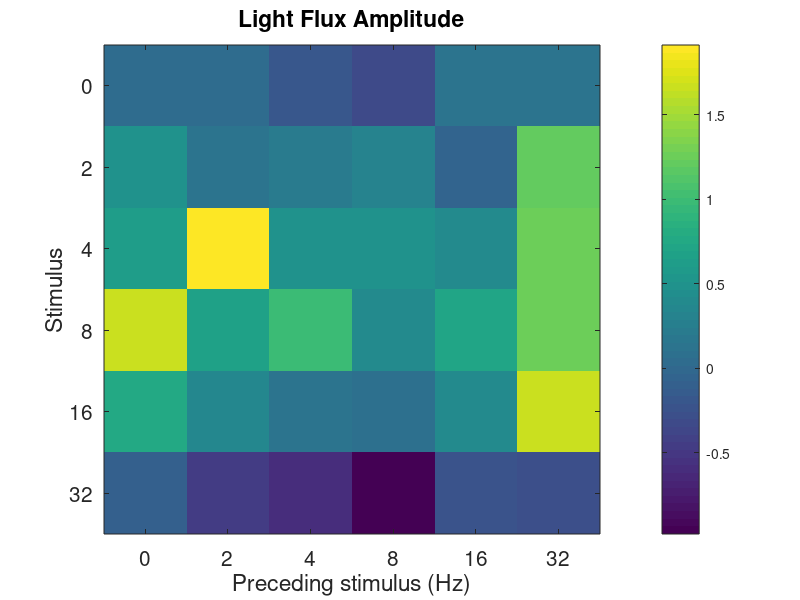
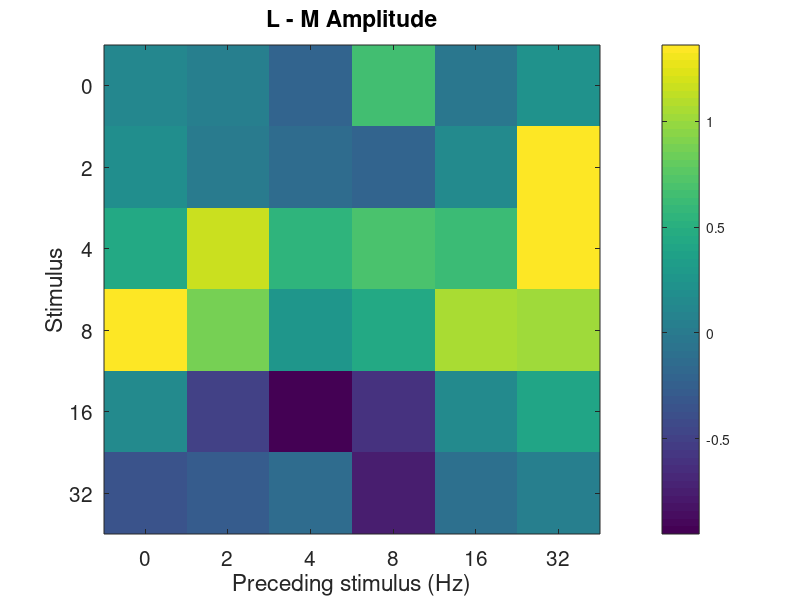
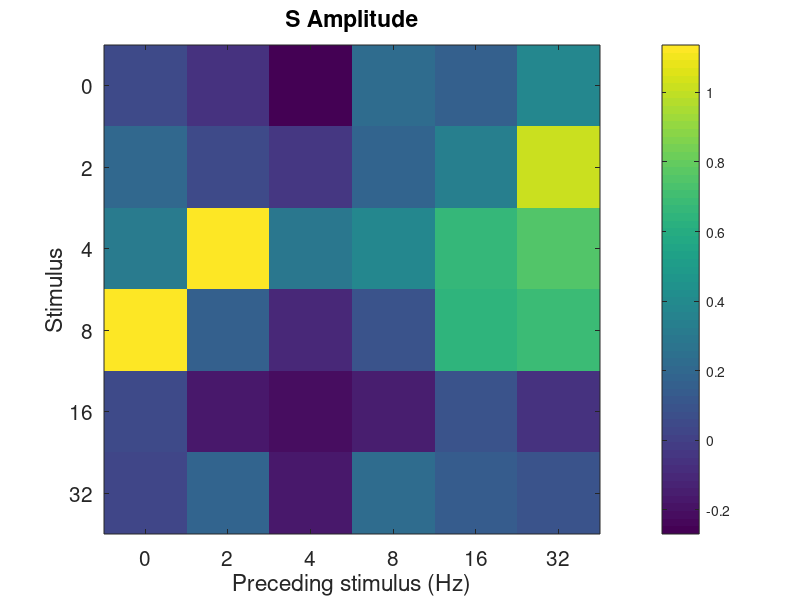
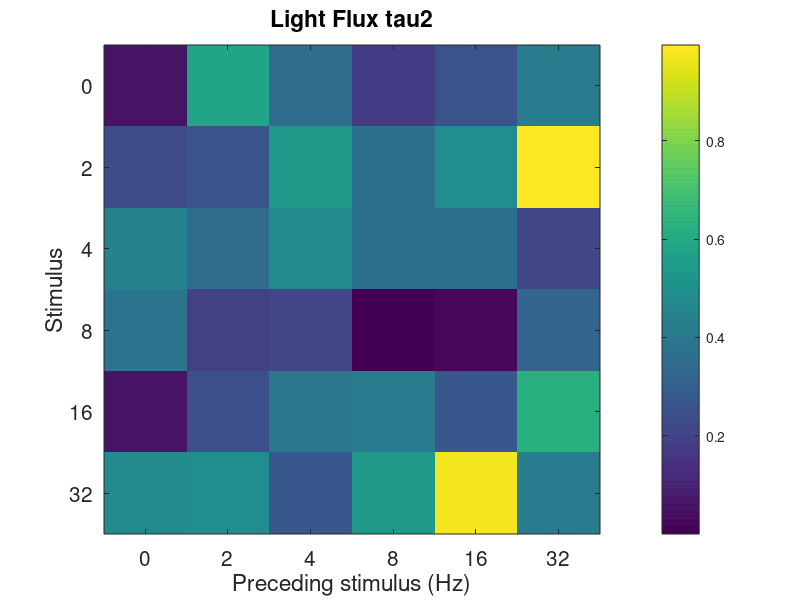

These figures' MATLAB source, in order:
%%

addpath('storedData/');

subj_name = 'gka1';
% NOTE THAT THE COUNTERBALANCING ISN'T PERFECT--MANUALLY CORRECTED IN CODE
% FOR RUN A: 2 PRECEDED BY 0 APPEARS 2 TIMES, 0 PRECEDED BY 0 APPEARS 2
%            TIMES
% FOR RUN B: 0 PRECEDED BY 0 APPEARS 3 TIMES

% load parameters and fits
if strcmp(subj_name,'asb1')
    carryOver = load('asb1CarryOver');
    carryOver = carryOver.carryOver;
    unlockedParamFits = load('asb1UnlockedParamFits');
    unlockedParamFits = unlockedParamFits.unlockedParamFits;
elseif strcmp(subj_name,'gka1')
    carryOver = load('gka1CarryOver');
    carryOver = carryOver.carryOver;
    unlockedParamFits = load('gka1UnlockedParamFits');
    unlockedParamFits = unlockedParamFits.unlockedParamFits;
else
   error('specify valid subject name: asb1 or gka1'); 
end

% loop over runs
for i = 1:size(carryOver.storeAll,1)
    stimForRun = carryOver.stimValuesForRunStore(i,:);
    % get unique stimulus values
    uniqueTempFreq = unique(stimForRun);
    % initialize carry over matrices
    carryOverMatSubAmpl = 0./zeros([length(uniqueTempFreq) length(uniqueTempFreq)]);
    carryOverMatSubtau2 = 0./zeros([length(uniqueTempFreq) length(uniqueTempFreq)]);
    counterMatrixSub = zeros([length(uniqueTempFreq) length(uniqueTempFreq)]);
    % loop over temp freqs in each run
    for j = 2:length(stimForRun)
        % get the amplitude and tau values
        ampl = carryOver.storeAll(i,j,1);
        tau2 = carryOver.storeAll(i,j,2);
        whereToPut1 = stimForRun(j)  ==uniqueTempFreq;
        whereToPut2 = stimForRun(j-1)==uniqueTempFreq;
        if isnan(carryOverMatSubAmpl(whereToPut1,whereToPut2))
            % place them appropriately in the carry over matrix for ampllitude
            carryOverMatSubAmpl(whereToPut1,whereToPut2) = ampl;
            % do the same for tau2
            carryOverMatSubtau2(whereToPut1,whereToPut2) = tau2;
        else
            % place them appropriately in the carry over matrix for amplitude
            carryOverMatSubAmpl(whereToPut1,whereToPut2) = ...
            carryOverMatSubAmpl(whereToPut1,whereToPut2)+ampl;
            % do the same for tau2
            carryOverMatSubtau2(whereToPut1,whereToPut2) = ...
            carryOverMatSubtau2(whereToPut1,whereToPut2)+tau2;
        end
        counterMatrixSub(whereToPut1,whereToPut2) = ...
        counterMatrixSub(whereToPut1,whereToPut2)+1;
    end
   
   % manually account for overlapping combinations
   if carryOver.runOrder(i)=='A'
       
       carryOverMatSubAmpl(1,1) = carryOverMatSubAmpl(1,1)./2;
       carryOverMatSubAmpl(2,1) = carryOverMatSubAmpl(2,1)./2;
       
       carryOverMatSubtau2(1,1) = carryOverMatSubtau2(1,1)./2;
       carryOverMatSubtau2(2,1) = carryOverMatSubtau2(2,1)./2;
       
   elseif carryOver.runOrder(i)=='B'
       
       carryOverMatSubAmpl(1,1) = carryOverMatSubAmpl(1,1)./3;
       carryOverMatSubtau2(1,1) = carryOverMatSubtau2(1,1)./3;
       
   else
      dummy = [];
   end
   
   % add 'labels'
   carryOverMatSubAmpl = [uniqueTempFreq' carryOverMatSubAmpl];
   carryOverMatSubAmpl = [[0 uniqueTempFreq]; carryOverMatSubAmpl];
   % store for each run
   carryOverMatAmpl(i,:,:) = carryOverMatSubAmpl;
   
   % repeat for tau2
   carryOverMatSubtau2 = [uniqueTempFreq' carryOverMatSubtau2];
   carryOverMatSubtau2 = [[0 uniqueTempFreq]; carryOverMatSubtau2];
   % store for each run
   carryOverMattau2(i,:,:) = carryOverMatSubtau2;
   
   % matrix for keeping track of repeats
   counterMatrix(i,:,:) = counterMatrixSub;
   
end

lightModDir = {'Light Flux','L - M','S'};

for i = 1:length(lightModDir)
   % create empty matrix
   finalCarryOverMatAmplSub = zeros(size(carryOverMatSubAmpl));
   finalCarryOverMattau2Sub = zeros(size(carryOverMatSubtau2));
   % get all runs with a given modulation direction
   runIndices = find(carryOver.stimTypeCode==i);
   % grab their carry over matrices, sum them
   for j = 1:length(runIndices)
      % convert nan's to 0's
      curCarryOverAmpl = squeeze(carryOverMatAmpl(runIndices(j),:,:));
      curCarryOverTau2 = squeeze(carryOverMattau2(runIndices(j),:,:));
      curCarryOverAmpl(isnan(curCarryOverAmpl)) = 0;
      curCarryOverTau2(isnan(curCarryOverTau2)) = 0;
      % add
      finalCarryOverMatAmplSub = finalCarryOverMatAmplSub+curCarryOverAmpl; 
      finalCarryOverMattau2Sub = finalCarryOverMattau2Sub+curCarryOverTau2; 
   end
   % divide by half the number of runs at that modulation direction--two
   % run orders to get proper counterbalancing
   finalCarryOverMatAmplSub = finalCarryOverMatAmplSub./(length(runIndices)./2);
   finalCarryOverMattau2Sub = finalCarryOverMattau2Sub./(length(runIndices)./2);
   % divide the 'labels' by 6
   finalCarryOverMatAmplSub(1,:) = finalCarryOverMatAmplSub(1,:)./2;
   finalCarryOverMatAmplSub(:,1) = finalCarryOverMatAmplSub(:,1)./2;
   finalCarryOverMattau2Sub(1,:) = finalCarryOverMattau2Sub(1,:)./2;
   finalCarryOverMattau2Sub(:,1) = finalCarryOverMattau2Sub(:,1)./2;
   % manually average overlapping cells
   finalCarryOverMatAmplSub(2,2) = finalCarryOverMatAmplSub(2,2)./2;
   finalCarryOverMattau2Sub(2,2) = finalCarryOverMattau2Sub(2,2)./2;
   finalCarryOverMatAmplSub(2,6) = finalCarryOverMatAmplSub(2,6)./2;
   finalCarryOverMattau2Sub(2,6) = finalCarryOverMattau2Sub(2,6)./2;
   % assign
   finalCarryOverMatAmpl(i,:,:) = finalCarryOverMatAmplSub;
   finalCarryOverMattau2(i,:,:) = finalCarryOverMattau2Sub;
end


figure; imagesc(squeeze(finalCarryOverMatAmpl(1,2:size(finalCarryOverMatAmpl,2),2:size(finalCarryOverMatAmpl,3))))
title('Light Flux Amplitude'); set(gca,'xticklabel',([0 2 4 8 16 32 64]));
set(gca,'yticklabel',([0 2 4 8 16 32 64])); xlabel('Preceding stimulus (Hz)');
ylabel('Stimulus'); set(gca,'FontSize',15); colorbar;

figure; imagesc(squeeze(finalCarryOverMatAmpl(2,2:size(finalCarryOverMatAmpl,2),2:size(finalCarryOverMatAmpl,3))))
title('L - M Amplitude'); set(gca,'xticklabel',([0 2 4 8 16 32 64]));
set(gca,'yticklabel',([0 2 4 8 16 32 64])); xlabel('Preceding stimulus (Hz)');
ylabel('Stimulus'); set(gca,'FontSize',15); colorbar;

figure; imagesc(squeeze(finalCarryOverMatAmpl(3,2:size(finalCarryOverMatAmpl,2),2:size(finalCarryOverMatAmpl,3))))
title('S Amplitude'); set(gca,'xticklabel',([0 2 4 8 16 32 64]));
set(gca,'yticklabel',([0 2 4 8 16 32 64])); xlabel('Preceding stimulus (Hz)');
ylabel('Stimulus'); set(gca,'FontSize',15); colorbar;

figure; imagesc(squeeze(finalCarryOverMattau2(1,2:size(finalCarryOverMattau2,2),2:size(finalCarryOverMattau2,3))))
title('Light Flux tau2'); set(gca,'xticklabel',([0 2 4 8 16 32 64]));
set(gca,'yticklabel',([0 2 4 8 16 32 64])); xlabel('Preceding stimulus (Hz)');
ylabel('Stimulus'); set(gca,'FontSize',15); colorbar;

figure; imagesc(squeeze(finalCarryOverMattau2(2,2:size(finalCarryOverMattau2,2),2:size(finalCarryOverMattau2,3))))
title('L - M tau2'); set(gca,'xticklabel',([0 2 4 8 16 32 64]));
set(gca,'yticklabel',([0 2 4 8 16 32 64])); xlabel('Preceding stimulus (Hz)');
ylabel('Stimulus'); set(gca,'FontSize',15); colorbar;

figure; imagesc(squeeze(finalCarryOverMattau2(3,2:size(finalCarryOverMattau2,2),2:size(finalCarryOverMattau2,3))))
title('S tau2'); set(gca,'xticklabel',([0 2 4 8 16 32 64]));
set(gca,'yticklabel',([0 2 4 8 16 32 64])); xlabel('Preceding stimulus (Hz)');
ylabel('Stimulus'); set(gca,'FontSize',15); colorbar;
